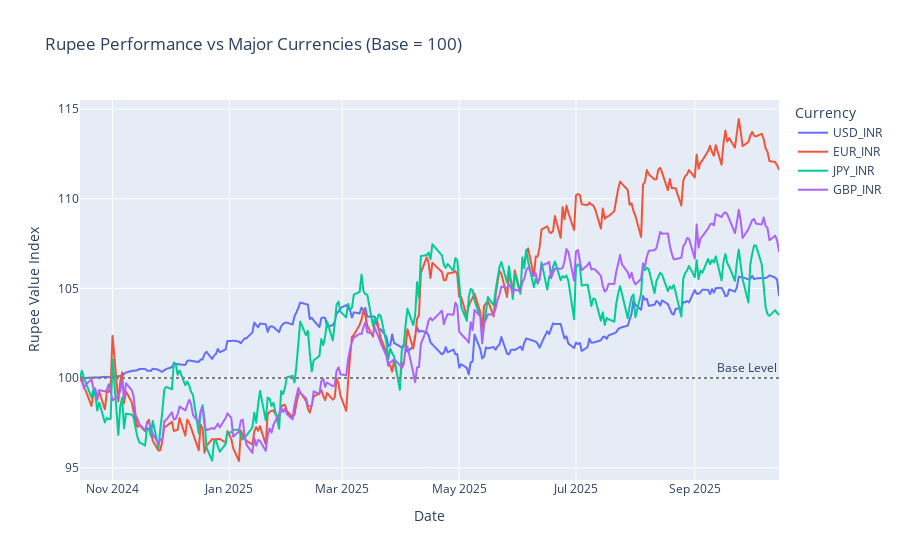

Source (notebook cell):
### Code cell
import plotly.express as px

fig = px.line(
    norm,
    x="Date",
    y=norm.columns[1:],  # all except Date
    title="Rupee Performance vs Major Currencies (Base = 100)",
    labels={"value": "Index (Base=100)", "Date": "Date"},
)

fig.update_layout(
    yaxis_title="Rupee Value Index", legend_title="Currency", hovermode="x unified"
)

fig.add_hline(y=100, line_dash="dot", line_color="gray", annotation_text="Base Level")

fig.show()

### Figure 1 — Plotly figure (JSON) as saved in the notebook; plotly's stock layout.template omitted (floating-point values rounded to 4 significant figures; data arrays with more than 128 entries replaced by an {"elided": "..."} marker saying what was removed)
{"data": [{"hovertemplate": "variable=USD_INR<br>Date=%{x}<br>Index (Base=100)=%{y}<extra></extra>", "legendgroup": "USD_INR", "line": {"color": "#636efa", "dash": "solid"}, "marker": {"symbol": "circle"}, "mode": "lines", "name": "USD_INR", "showlegend": true, "type": "scattergl", "x": {"elided": "259 str values"}, "xaxis": "x", "y": {"elided": "259 float values"}, "yaxis": "y"}, {"hovertemplate": "variable=EUR_INR<br>Date=%{x}<br>Index (Base=100)=%{y}<extra></extra>", "legendgroup": "EUR_INR", "line": {"color": "#EF553B", "dash": "solid"}, "marker": {"symbol": "circle"}, "mode": "lines", "name": "EUR_INR", "showlegend": true, "type": "scattergl", "x": {"elided": "259 str values"}, "xaxis": "x", "y": {"elided": "259 float values"}, "yaxis": "y"}, {"hovertemplate": "variable=JPY_INR<br>Date=%{x}<br>Index (Base=100)=%{y}<extra></extra>", "legendgroup": "JPY_INR", "line": {"color": "#00cc96", "dash": "solid"}, "marker": {"symbol": "circle"}, "mode": "lines", "name": "JPY_INR", "showlegend": true, "type": "scattergl", "x": {"elided": "259 str values"}, "xaxis": "x", "y": {"elided": "259 float values"}, "yaxis": "y"}, {"hovertemplate": "variable=GBP_INR<br>Date=%{x}<br>Index (Base=100)=%{y}<extra></extra>", "legendgroup": "GBP_INR", "line": {"color": "#ab63fa", "dash": "solid"}, "marker": {"symbol": "circle"}, "mode": "lines", "name": "GBP_INR", "showlegend": true, "type": "scattergl", "x": {"elided": "259 str values"}, "xaxis": "x", "y": {"elided": "259 float values"}, "yaxis": "y"}], "layout": {"annotations": [{"showarrow": false, "text": "Base Level", "x": 1, "xanchor": "right", "xref": "x domain", "y": 100, "yanchor": "bottom", "yref": "y"}], "hovermode": "x unified", "legend": {"title": {"text": "Currency"}, "tracegroupgap": 0}, "shapes": [{"line": {"color": "gray", "dash": "dot"}, "type": "line", "x0": 0, "x1": 1, "xref": "x domain", "y0": 100, "y1": 100, "yref": "y"}], "title": {"text": "Rupee Performance vs Major Currencies (Base = 100)"}, "xaxis": {"anchor": "y", "domain": [0, 1], "title": {"text": "Date"}}, "yaxis": {"anchor": "x", "domain": [0, 1], "title": {"text": "Rupee Value Index"}}}}
